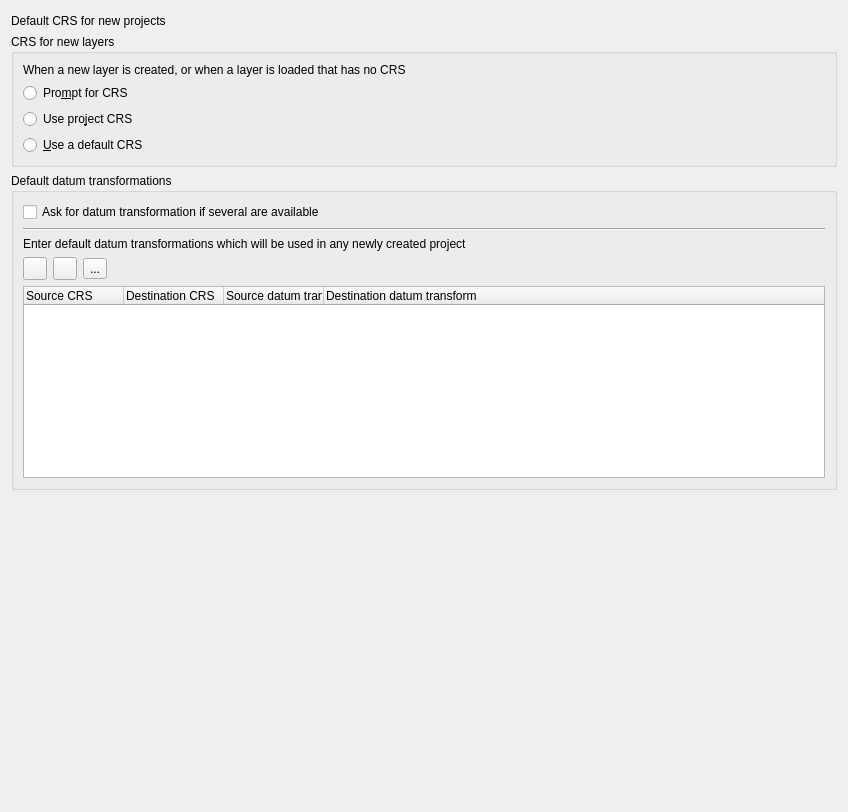
             <widget class="QWidget" name="mOptionsScrollAreaContents_08">
              <property name="geometry">
               <rect>
                <x>0</x>
                <y>0</y>
                <width>848</width>
                <height>812</height>
               </rect>
              </property>
              <layout class="QGridLayout" name="gridLayout_15">
               <item row="4" column="0">
                <widget class="QgsCollapsibleGroupBox" name="grpProjectionBehavior">
                 <property name="title">
                  <string>CRS for new layers</string>
                 </property>
                 <layout class="QGridLayout" name="gridLayout_14" columnstretch="0,1">
                  <item row="0" column="0" colspan="2">
                   <widget class="QLabel" name="label_8">
                    <property name="sizePolicy">
                     <sizepolicy hsizetype="Preferred" vsizetype="Maximum">
                      <horstretch>0</horstretch>
                      <verstretch>0</verstretch>
                     </sizepolicy>
                    </property>
                    <property name="text">
                     <string>When a new layer is created, or when a layer is loaded that has no CRS</string>
                    </property>
                    <property name="wordWrap">
                     <bool>true</bool>
                    </property>
                   </widget>
                  </item>
                  <item row="1" column="0">
                   <widget class="QRadioButton" name="radPromptForProjection">
                    <property name="text">
                     <string>Pro&amp;mpt for CRS</string>
                    </property>
                   </widget>
                  </item>
                  <item row="2" column="0">
                   <widget class="QRadioButton" name="radUseProjectProjection">
                    <property name="text">
                     <string>Use pro&amp;ject CRS</string>
                    </property>
                   </widget>
                  </item>
                  <item row="3" column="0">
                   <widget class="QRadioButton" name="radUseGlobalProjection">
                    <property name="text">
                     <string>&amp;Use a default CRS</string>
                    </property>
                   </widget>
                  </item>
                  <item row="3" column="1">
                   <widget class="QgsProjectionSelectionWidget" name="leLayerGlobalCrs" native="true">
                    <property name="enabled">
                     <bool>false</bool>
                    </property>
                    <property name="focusPolicy">
                     <enum>Qt::StrongFocus</enum>
                    </property>
                   </widget>
                  </item>
                 </layout>
                </widget>
               </item>
               <item row="5" column="0">
                <widget class="QgsCollapsibleGroupBox" name="mDefaultDatumTransformGroupBox">
                 <property name="title">
                  <string>Default datum transformations</string>
                 </property>
                 <layout class="QGridLayout" name="gridLayout_10">
                  <item row="2" column="0">
                   <widget class="QLabel" name="label_40">
                    <property name="text">
                     <string>Enter default datum transformations which will be used in any newly created project</string>
                    </property>
                   </widget>
                  </item>
                  <item row="0" column="0">
                   <widget class="QCheckBox" name="mShowDatumTransformDialogCheckBox">
                    <property name="text">
                     <string>Ask for datum transformation if several are available</string>
                    </property>
                   </widget>
                  </item>
                  <item row="3" column="0">
                   <layout class="QHBoxLayout" name="horizontalLayout_41">
                    <item>
                     <widget class="QToolButton" name="mAddDefaultTransformButton">
                      <property name="text">
                       <string/>
                      </property>
                      <property name="icon">
                       <iconset resource="../../images/images.qrc">
                        <normaloff>:/images/themes/default/symbologyAdd.svg</normaloff>:/images/themes/default/symbologyAdd.svg</iconset>
                      </property>
                     </widget>
                    </item>
                    <item>
                     <widget class="QToolButton" name="mRemoveDefaultTransformButton">
                      <property name="text">
                       <string/>
                      </property>
                      <property name="icon">
                       <iconset resource="../../images/images.qrc">
                        <normaloff>:/images/themes/default/symbologyRemove.svg</normaloff>:/images/themes/default/symbologyRemove.svg</iconset>
                      </property>
                     </widget>
                    </item>
                    <item>
                     <widget class="QToolButton" name="mEditDefaultTransformButton">
                      <property name="text">
                       <string>...</string>
                      </property>
                      <property name="icon">
                       <iconset resource="../../images/images.qrc">
                        <normaloff>:/images/themes/default/mActionToggleEditing.svg</normaloff>:/images/themes/default/mActionToggleEditing.svg</iconset>
                      </property>
                     </widget>
                    </item>
                    <item>
                     <spacer name="horizontalSpacer_43">
                      <property name="orientation">
                       <enum>Qt::Horizontal</enum>
                      </property>
                      <property name="sizeHint" stdset="0">
                       <size>
                        <width>568</width>
                        <height>20</height>
                       </size>
                      </property>
                     </spacer>
                    </item>
                   </layout>
                  </item>
                  <item row="4" column="0">
                   <widget class="QTreeWidget" name="mDefaultDatumTransformTreeWidget">
                    <column>
                     <property name="text">
                      <string>Source CRS</string>
                     </property>
                    </column>
                    <column>
                     <property name="text">
                      <string>Destination CRS</string>
                     </property>
                    </column>
                    <column>
                     <property name="text">
                      <string>Source datum transform</string>
                     </property>
                    </column>
                    <column>
                     <property name="text">
                      <string>Destination datum transform</string>
                     </property>
                    </column>
                   </widget>
                  </item>
                  <item row="1" column="0">
                   <widget class="Line" name="line_2">
                    <property name="orientation">
                     <enum>Qt::Horizontal</enum>
                    </property>
                   </widget>
                  </item>
                 </layout>
                </widget>
               </item>
               <item row="6" column="0">
                <spacer name="verticalSpacer">
                 <property name="orientation">
                  <enum>Qt::Vertical</enum>
                 </property>
                 <property name="sizeHint" stdset="0">
                  <size>
                   <width>20</width>
                   <height>40</height>
                  </size>
                 </property>
                </spacer>
               </item>
               <item row="2" column="0">
                <layout class="QHBoxLayout" name="horizontalLayout_3" stretch="0,1">
                 <property name="topMargin">
                  <number>3</number>
                 </property>
                 <item>
                  <widget class="QLabel" name="label_16">
                   <property name="text">
                    <string>Default CRS for new projects</string>
                   </property>
                  </widget>
                 </item>
                 <item>
                  <widget class="QgsProjectionSelectionWidget" name="leProjectGlobalCrs" native="true">
                   <property name="minimumSize">
                    <size>
                     <width>0</width>
                     <height>5</height>
                    </size>
                   </property>
                   <property name="focusPolicy">
                    <enum>Qt::StrongFocus</enum>
                   </property>
                  </widget>
                 </item>
                </layout>
               </item>
              </layout>
             </widget>
